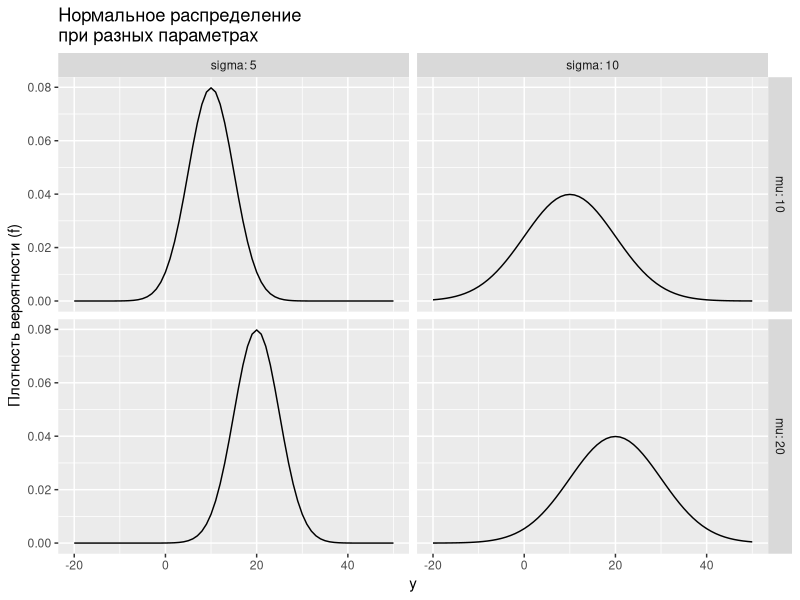
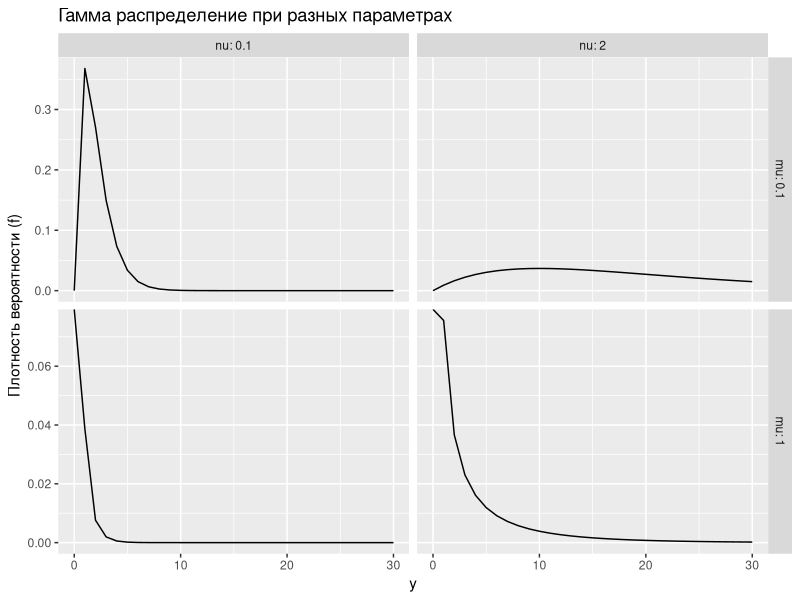
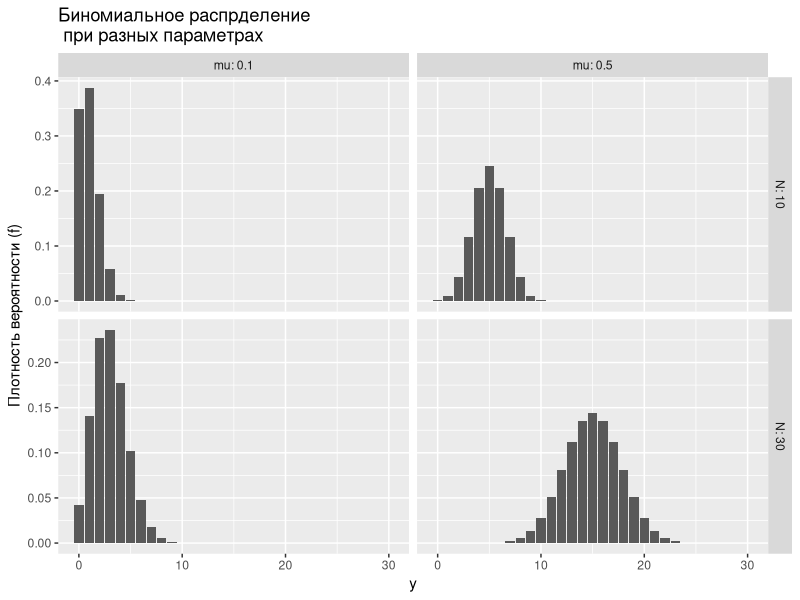
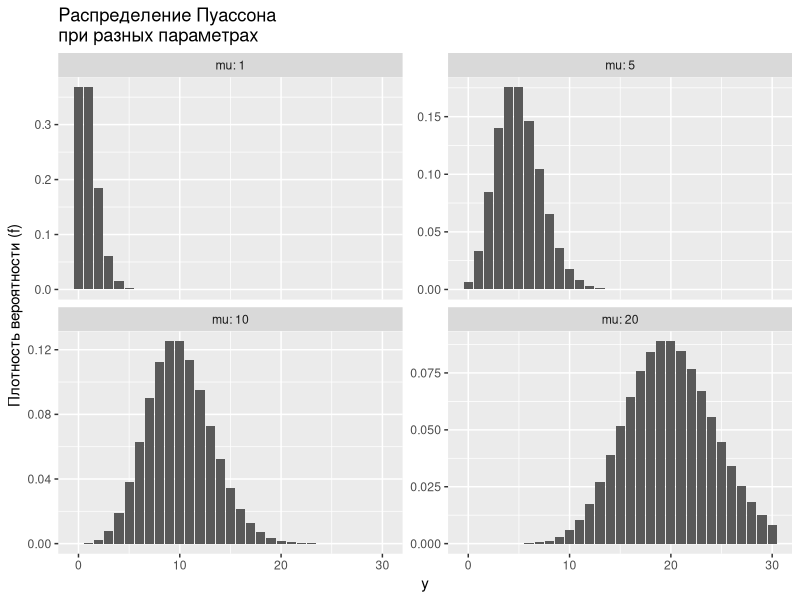
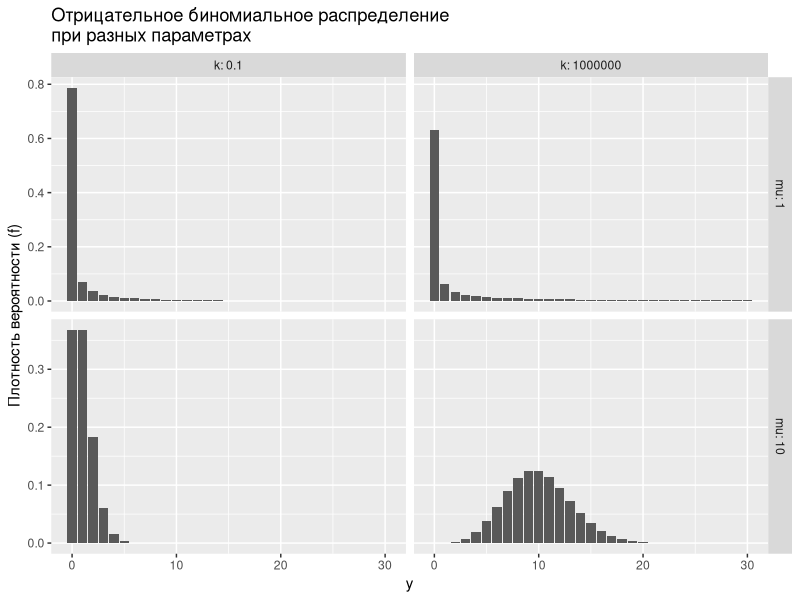
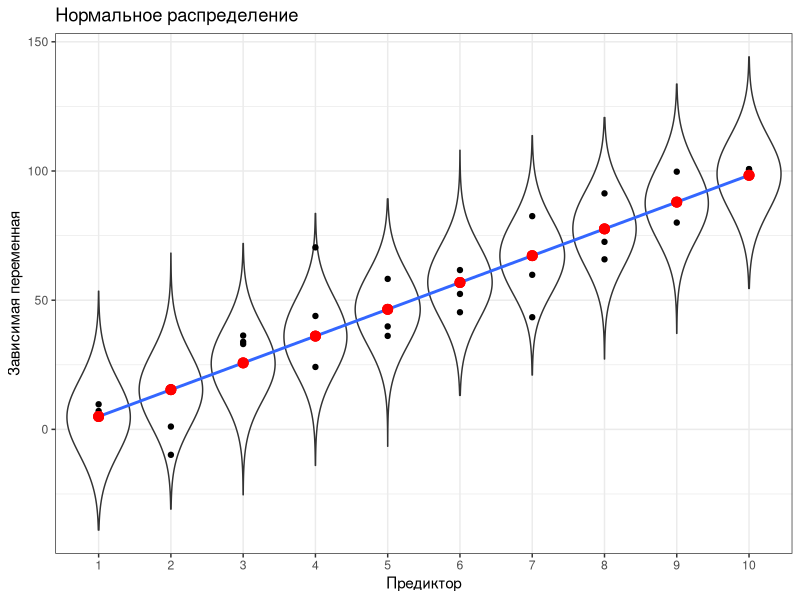
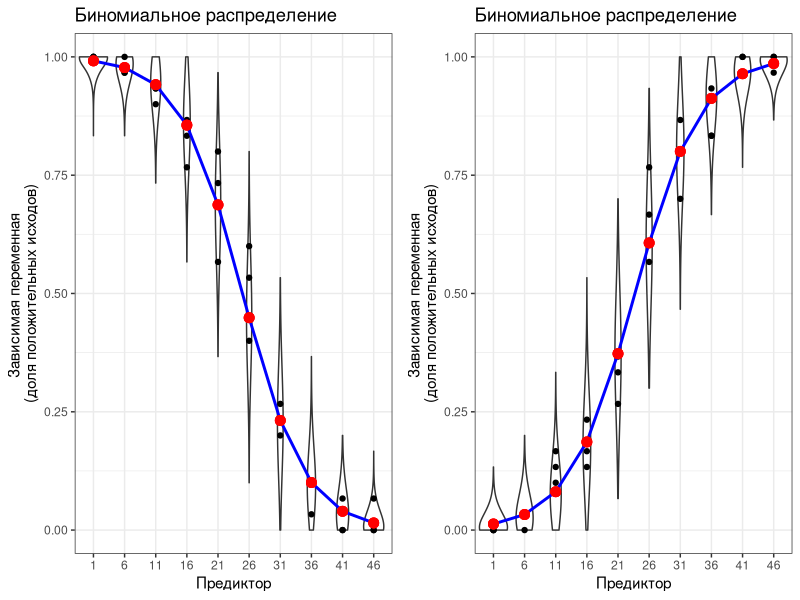
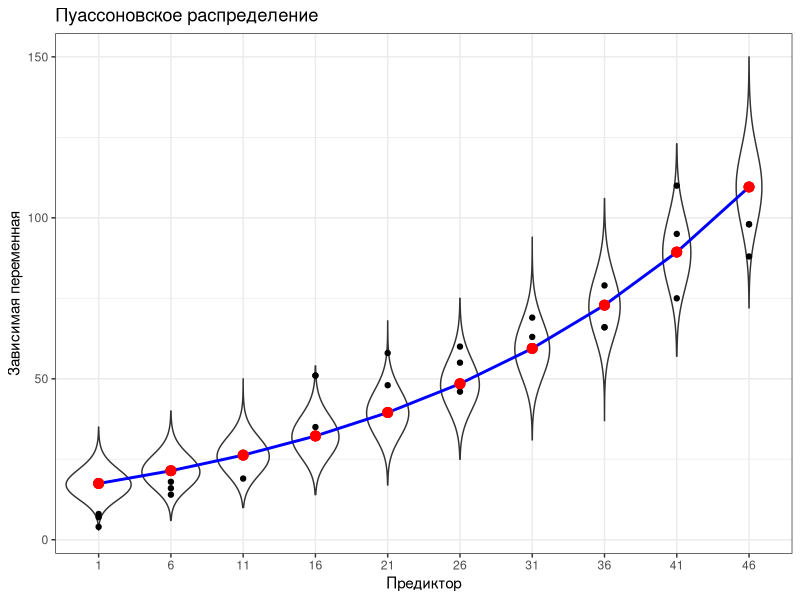

Recreate these plots in R, in order. (Note: this script raises an error after producing the figures.)
## ---- chunk 1
# output options
options(width = 70, scipen = 6, digits = 3)
library(knitr)
# chunk default options
opts_chunk$set(fig.align='center', tidy = FALSE, fig.width = 7, fig.height = 3, warning = FALSE, cache = FALSE)
## ---- chunk 2
library(ggplot2)
mu1 <- 10
mu2 <- 20
sigma1 <- 5
sigma2 <- 10
y <- -20:50

pi <- data.frame(
  y = rep(y, 4), 
  pi = c(dnorm(y, mu1, sigma1), dnorm(y, mu1, sigma2), 
         dnorm(y, mu2, sigma1), dnorm(y, mu2, sigma2)), 
  mu = rep(c(mu1, mu2), each = 2*length(y)), 
  sigma = rep(c(sigma1, sigma2, sigma1, sigma2), each = length(y)) )

ggplot(pi, aes(x = y, y = pi)) + 
  geom_line(stat = "identity") + 
  facet_grid(mu~sigma, labeller = label_both, scales = "free_y") + 
  ggtitle("Нормальное распределение \nпри разных параметрах") + 
  ylab("Плотность вероятности (f)")
## ---- chunk 3
mu1 <- 1
mu2 <- 0.1
nu1 <- 0.1
nu2 <- 2
y <- 0:30

pi <- data.frame(
  y = rep(y, 4), 
  pi = c(dgamma(y, nu1, mu1), dgamma(y, nu1, mu2), 
         dgamma(y, nu2, mu1), dgamma(y, nu2, mu2)), 
  mu = rep(c(mu1, mu2), each = 2*length(y)), 
  nu = rep(c(nu1, nu2, nu1, nu2), each = length(y)) )

ggplot(pi, aes(x = y, y = pi)) + 
  geom_line(stat = "identity") + 
  facet_grid(mu~nu, labeller = label_both, scales = "free_y") + 
  ggtitle("Гамма распределение при разных параметрах") + 
  ylab("Плотность вероятности (f)")

## ---- chunk 4
mu1 <- 0.1
mu2 <- 0.5
N1 <- 10
N2 <- 30
y <-seq(0, 30, 1)

pi <- data.frame(
  y = rep(y, 4), 
  pi = c(dbinom(y, size = N1, prob = mu1), 
         dbinom(y,  size = N2, prob = mu1), 
         dbinom(y,  size = N1, prob = mu2), 
         dbinom(y,  size = N2, prob = mu2)),  
  mu = rep(c(mu1, mu2), each = 2*length(y)), 
  N = rep(c(N1, N2, N1, N2), each = length(y)))

ggplot(pi, aes(x = y, y = pi)) + 
  geom_bar(stat = "identity") + 
  facet_grid(N~mu,  scales = "free_y", labeller = label_both) + 
  ggtitle("Биномиальное распрделение \n при разных параметрах") + 
  ylab("Плотность вероятности (f)")
## ---- chunk 5
mu1 <- 1
mu2 <- 5
mu3 <- 10
mu4 <- 20
y <- 0:30

pi <- data.frame(
  y = rep(y, 4), 
  pi = c(dpois(y, mu1), dpois(y, mu2), dpois(y, mu3), dpois(y, mu4)), 
  mu = rep(c(mu1, mu2, mu3, mu4), each = length(y))
)

ggplot(pi, aes(x = y, y = pi)) + 
  geom_bar(stat = "identity") + 
  facet_wrap(~ mu, nrow = 2, scales = "free_y", labeller = label_both) + 
  ggtitle("Распределение Пуассона \nпри разных параметрах") + 
  ylab("Плотность вероятности (f)")
## ---- chunk 6
mu1 <- 1
mu2 <- 10
k1 <- 0.1
k2 <- 1000000
y <- 0:30

pi <- data.frame(
  y = rep(y, 4), 
  pi = c(dnbinom(y, size = k1, mu = mu1), 
         dnbinom(y, size = k1, mu = mu2), 
         dnbinom(y, size = k2, mu = mu1), 
         dnbinom(y, size = k2, mu = mu2)), 
  mu = rep(c(mu1, mu2), each = 2*length(y)), 
  k = rep(c(k1, k2, k1, k2), each = length(y)) )

ggplot(pi, aes(x = y, y = pi)) + 
  geom_bar(stat = "identity") + 
  facet_grid(mu~k, labeller = label_both, scales = "free_y") + 
  ggtitle("Отрицательное биномиальное распределение \nпри разных параметрах") + 
  ylab("Плотность вероятности (f)")
## ---- chunk 7
library(gridExtra)

theme_set(theme_bw())

# Регрессия с нормальным распределением 
xy <- data.frame(X = rep(1:10, 3))
xy$Y <- 10*xy$X + rnorm(30, 0, 10)

Mod <- lm(Y ~ X, data = xy)

xy$predicted <- predict(Mod)

xy$predicted2 <- xy$predicted/0.8

rand_df <- matrix(rep(NA,100000), ncol = 10)
for(i in 1:10) rand_df[,i] <- rnorm(10000, xy$predicted[i], summary(Mod)$sigma)

rand_df <- data.frame(X = rep(xy$X, each = 10000), Y = as.vector(rand_df))



Plot_Norm <- ggplot(xy, aes(x = X, y = Y)) + geom_violin(data = rand_df, aes(x = factor(X)), adjust = 5) + geom_point() + geom_smooth(method = "lm", se = F) + geom_point(data = xy, aes(x = X, y = predicted), color = "red", size = 3) + labs(x = "Предиктор", y = "Зависимая переменная") + ggtitle("Нормальное распределение") 




#Регрессия с биномиальным распределением

#Нсходящая
xy <- data.frame(X = rep(seq(1,50, 5), 3))
p <- -0.2*xy$X + 5
p <- exp(p) / (1 + exp(p))

Size = length(xy$X)

xy$Y <- rbinom(30, Size, p)/Size

Mod <- glm(Y ~ X, data = xy, family = "binomial")



xy$predicted <- predict(Mod, type = "response")


rand_df <- matrix(rep(NA,100000), ncol = 10)



for(i in 1:10) rand_df[,i] <- rbinom(10000, Size, xy$predicted[i]) / Size

rand_df <- data.frame(X = rep(xy$X, each = 10000), Y = as.vector(rand_df))

pred_df <- data.frame(X = unique(xy$X))
pred_df$predicted <- predict(Mod, type = "response", newdata = pred_df)

Plot_Binom1 <-  ggplot(data = xy, aes(x = factor(X), y = Y)) + geom_violin(data = rand_df, aes(x = factor(X)), adjust = 10) + geom_point(data = xy, aes(x = factor(X), y = Y)) + geom_path(data = pred_df, aes(x = factor(X), y = predicted, group = 1), color = "blue", size = 1) + geom_point(data = xy, aes(x = factor(X), y = predicted), color = "red", size = 3) + labs(x = "Предиктор", y = "Зависимая переменная \n(доля положительных исходов)") + ggtitle("Биномиальное распределение")


#Восходящая

xy <- data.frame(X = rep(seq(1,50, 5), 3))
p <- 0.2*xy$X - 5
p <- exp(p) / (1 + exp(p))

Size = length(xy$X)

xy$Y <- rbinom(30, Size, p)/Size

Mod <- glm(Y ~ X, data = xy, family = "binomial")



xy$predicted <- predict(Mod, type = "response")


rand_df <- matrix(rep(NA,100000), ncol = 10)



for(i in 1:10) rand_df[,i] <- rbinom(10000, Size, xy$predicted[i]) / Size

rand_df <- data.frame(X = rep(xy$X, each = 10000), Y = as.vector(rand_df))

pred_df <- data.frame(X = unique(xy$X))
pred_df$predicted <- predict(Mod, type = "response", newdata = pred_df)

Plot_Binom2<-  ggplot(data = xy, aes(x = factor(X), y = Y)) + geom_violin(data = rand_df, aes(x = factor(X)), adjust = 10) + geom_point(data = xy, aes(x = factor(X), y = Y)) + geom_path(data = pred_df, aes(x = factor(X), y = predicted, group = 1), color = "blue", size = 1) + geom_point(data = xy, aes(x = factor(X), y = predicted), color = "red", size = 3) + labs(x = "Предиктор", y = "Зависимая переменная \n(доля положительных исходов)") + ggtitle("Биномиальное распределение")





# Регрессия с пуассоновским распределением

xy <- data.frame(X = rep(seq(1,50, 5), 3))
p <- 2*xy$X + 5

# p <- exp(p)

xy$Y <- rpois(30, p)

Mod <- glm(Y ~ X, data = xy, family = "poisson")



xy$predicted <- predict(Mod, type = "response")


rand_df <- matrix(rep(NA,100000), ncol = 10)



for(i in 1:10) rand_df[,i] <- rpois(10000, xy$predicted[i]) 

rand_df <- data.frame(X = rep(xy$X, each = 10000), Y = as.vector(rand_df))

pred_df <- data.frame(X = unique(xy$X))
pred_df$predicted <- predict(Mod, type = "response", newdata = pred_df)

Plot_Poiss <-  ggplot(data = xy, aes(x = factor(X), y = Y)) + geom_violin(data = rand_df, aes(x = factor(X)), adjust = 5) + geom_point(data = xy, aes(x = factor(X), y = Y)) + geom_path(data = pred_df, aes(x = factor(X), y = predicted, group = 1), color = "blue", size = 1) + geom_point(data = xy, aes(x = factor(X), y = predicted), color = "red", size = 3) + labs(x = "Предиктор", y = "Зависимая переменная") + ggtitle("Пуассоновское распределение")


## ---- chunk 8
Plot_Norm
## ---- chunk 9
grid.arrange(Plot_Binom1, Plot_Binom2, ncol = 2)
## ---- chunk 10
Plot_Poiss
## ---- chunk 11
library(readxl)
pol <- read_excel("data/Pollinators_Montero-Castano, Vila, 2015.xlsx", sheet = 1)
head(pol)
## ---- chunk 12
sum(is.na(pol))
## ---- chunk 13
table(pol$Treatment)
## ---- chunk 14
library(ggplot2)
ggplot(pol, aes(x = Visits)) + geom_histogram()
## ---- chunk 15
gg_dot <- ggplot(pol, aes(y = 1:nrow(pol))) + geom_point()
library(gridExtra)
grid.arrange(gg_dot + aes(x = DiversityD_1),
             gg_dot + aes(x = Flowers),
             gg_dot + aes(x = Hours),
             nrow = 1)
## ---- chunk 16
M0 <- glm(Visits ~ Treatment + DiversityD_1 + Flowers + Hours, data = pol)
## Результаты
summary(M0)
## ---- chunk 17
library(car)
Anova(M0)
## ---- chunk 18
library(plyr)
NewData <- ddply(
  .data = pol, .variables = .(Treatment), .fun = summarise,
  Flowers = seq(min(Flowers), max(Flowers), length = 100))
NewData$DiversityD_1 = mean(pol$DiversityD_1)
NewData$Hours = mean(pol$Hours)
# модельная матрица
X <- model.matrix(~ Treatment + DiversityD_1 + Flowers + Hours, data = NewData)
# коэффициенты
betas <- coef(M0)
# предсказанные значения
NewData$mu <- X %*% betas  # в масштабе функции связи
NewData$fit <- NewData$mu  # в масштабе значений отклика
# стандартные ошибки
NewData$SE <- sqrt(diag(X %*% vcov(M0) %*% t(X)))
# доверительный интервал
NewData$upr <- NewData$mu + 1.96 * NewData$SE
NewData$lwr <- NewData$mu - 1.96 * NewData$SE
# график предсказаний
ggplot(NewData, aes(x = Flowers, y = fit, group = Treatment)) +
  geom_ribbon(aes(ymin = lwr, ymax = upr, fill = Treatment), alpha = 0.3) +
  geom_line(aes(colour = Treatment)) + 
  geom_hline(yintercept = 0)
## ---- chunk 19
# Данные для анализа остатков
M0_diag <- data.frame(.fitted = predict(M0, type = "response"),
                      .pears_resid = residuals(M0, type = "pearson"))
# График остатков
ggplot(M0_diag, aes(x=.fitted, y = .pears_resid)) + 
  geom_point() + geom_hline(yintercept = 0) + 
  geom_smooth(se = FALSE, method = "loess")
## ---- chunk 20
M1 <- glm(Visits ~ Treatment + DiversityD_1 + Flowers + Hours, data = pol,  family = "poisson")
## Результаты
summary(M1)
## ---- chunk 21
Anova(M1)
## ---- chunk 22
NewData <- ddply(
  .data = pol, .variables = .(Treatment), .fun = summarise,
  DiversityD_1 = seq(min(DiversityD_1), max(DiversityD_1), length = 100))
NewData$Flowers = mean(pol$Flowers)
NewData$Hours = mean(pol$Hours)
# модельная матрица
X <- model.matrix(~ Treatment + DiversityD_1 + Flowers + Hours, data = NewData)
# коэффициенты
betas <- coef(M1)
# предсказанные значения
NewData$mu <- X %*% betas      # в масштабе функции связи
NewData$fit <- exp(NewData$mu) # в масштабе значений отклика
# стандартные ошибки
NewData$SE <- sqrt(diag(X %*% vcov(M1) %*% t(X)))
# доверительный интервал
NewData$upr <- exp(NewData$mu + 1.96 * NewData$SE)
NewData$lwr <- exp(NewData$mu - 1.96 * NewData$SE)
# график предсказаний
ggplot(NewData, aes(x = DiversityD_1, y = fit, group = Treatment)) +
  geom_ribbon(aes(ymin = lwr, ymax = upr, fill = Treatment), alpha = 0.3) +
  geom_line(aes(colour = Treatment)) + 
  geom_hline(yintercept = 0)
## ---- chunk 23
M1_diag <- data.frame(.fitted = predict(M1, type = "response"),
                      .pears_resid = residuals(M1, type = "pearson"))
ggplot(M1_diag, aes(x=.fitted, y = .pears_resid)) + geom_point() +
  geom_hline(yintercept = 0) + geom_smooth(se = FALSE, method = "loess")

## ---- chunk 24
pear_res <- resid(M1, type = "pearson") # Пирсоновские остатки
p <- length(coef(M1))                   # число параметров в модели  
N <- nrow(model.frame(M1)) # объем выборки
df <- N - p       # число степеней свободы
Overdisp <- sum(pear_res^2) / df

Overdisp
## ---- chunk 25
M2 <- glm(Visits ~ Treatment + DiversityD_1 + Flowers + Hours, data = pol, family = "quasipoisson")
## Результаты
summary(M2)
## ---- chunk 26
Anova(M2, test = "F")
## ---- chunk 27
library(MASS)
M3 <- glm.nb(Visits ~ Treatment + DiversityD_1 + Flowers + Hours, data = pol, link = "log")
## Результаты
summary(M3)
## ---- chunk 28
Anova(M3)
## ---- chunk 29
M3_diag <- data.frame(.fitted = predict(M3, type = "response"),
                      .pears_resid = residuals(M3, type = "pearson"))
ggplot(M3_diag, aes(x = .fitted, y = .pears_resid)) + geom_point() + 
  geom_hline(yintercept = 0) + geom_smooth(se = FALSE, method = "loess")
## ---- chunk 30
pear_res <- resid(M3, type = "pearson") # Пирсоновские остатки
p <- length(coef(M3))  + 1             # число параметров в модели
N <- nrow(model.frame(M3))             # объем выборки
df <- N - p                            # число степеней свободы
Overdisp <- sum(pear_res^2) / df

Overdisp
## ---- chunk 31
NewData <- ddply(
  .data = pol, .variables = .(Treatment), .fun = summarise,
  DiversityD_1 = seq(min(DiversityD_1), max(DiversityD_1), length = 100))
NewData$Flowers = mean(pol$Flowers)
NewData$Hours = mean(pol$Hours)
# предсказанные значения
Predictions <- predict(M3, newdata = NewData, se.fit = TRUE, type = "response")
NewData$fit <- Predictions$fit
# стандартные ошибки
NewData$SE <- Predictions$se.fit
# доверительный интервал
NewData$upr <- NewData$fit + 1.96 * NewData$SE
NewData$lwr <- NewData$fit - 1.96 * NewData$SE

ggplot(NewData, aes(x = DiversityD_1, y = fit, group = Treatment)) +
  geom_ribbon(aes(ymin = lwr, ymax = upr, fill = Treatment), alpha = 0.3) +
  geom_line(aes(colour = Treatment)) + 
  geom_hline(yintercept = 0)
## ---- chunk 32
data(Affairs, package = "AER")
af <- Affairs
## ---- chunk 33
Mod <- glm(affairs ~ gender + yearsmarried + children + religiousness + education, data = af, family = "poisson")
# Результаты
summary(Mod)
## ---- chunk 34
# Проверка на избыточность дисперсии
pear_res <- resid(Mod, type = "pearson") # Пирсоновские остатки
p <- length(coef(Mod))                   # число параметров в модели  
N <- nrow(model.frame(Mod)) # объем выборки
df <- N - p       # число степеней свободы
Overdisp <- sum(pear_res^2) / df

Overdisp
## ---- chunk 35
Mod1 <- glm(affairs ~ gender + yearsmarried + children + religiousness + education, data = af, family = "quasipoisson")
# Результаты
summary(Mod1)
## ---- chunk 36
Mod_nb <- glm.nb(affairs ~ gender + yearsmarried + children + religiousness + education, data = af)
Anova(Mod_nb)
## ---- chunk 37
Mod_nb_final <- step(Mod_nb, direction = "backward", trace = 0)
summary(Mod_nb_final)
## ---- chunk 38
Mod_nb_diag <- data.frame(
  af,
  .fitted = predict(Mod_nb_final, type = "response"), 
  .pears_resid = residuals(Mod_nb, type = "pearson"))

ggplot(Mod_nb_diag, aes(x = .fitted, y = .pears_resid)) + geom_point() +
  geom_smooth(se = FALSE)
## ---- chunk 39
gg_res <- ggplot(Mod_nb_diag, aes(y = .pears_resid)) +
  geom_boxplot()

grid.arrange(gg_res + aes(x = factor(yearsmarried)),
             gg_res + aes(x = factor(religiousness)),
             gg_res + aes(x = factor(gender)),
             gg_res + aes(x = factor(children)),
             gg_res + aes(x = factor(education)),
             gg_res + aes(x = factor(occupation)),
             nrow = 2)
## ---- chunk 40
# Проверка на избыточность дисперсии
pear_res <- resid(Mod_nb_final, type = "pearson") # Пирсоновские остатки
p <- length(coef(Mod_nb_final)) + 1               # число параметров в модели  
N <- nrow(model.frame(Mod_nb_final)) # объем выборки
df <- N - p       # число степеней свободы
Overdisp <- sum(pear_res^2) / df

Overdisp
## ---- chunk 41
NewData <- expand.grid(
  yearsmarried = seq(min(af$yearsmarried), max(af$yearsmarried)), 
  religiousness = seq(min(af$religiousness), max(af$religiousness), length.out = 3))

# предсказанные значения
Predictions <- predict(Mod_nb_final, newdata = NewData, se.fit = TRUE, type = "response")
NewData$fit <- Predictions$fit
# стандартные ошибки
NewData$SE <- Predictions$se.fit
# доверительный интервал
NewData$upr <- NewData$fit + 1.96 * NewData$SE
NewData$lwr <- NewData$fit - 1.96 * NewData$SE
# график предсказаний модели
ggplot(NewData, aes(x = yearsmarried, y = fit, group = religiousness)) +
  geom_ribbon(aes(ymin = lwr, ymax = upr, fill = religiousness), alpha = 0.2) +
  geom_line(aes(colour = religiousness), size = 1.5) + 
  geom_hline(yintercept = 0) +
  scale_color_gradient(low = "yellow2", high = "red") + 
  scale_fill_gradient(low = "yellow2", high = "red")
